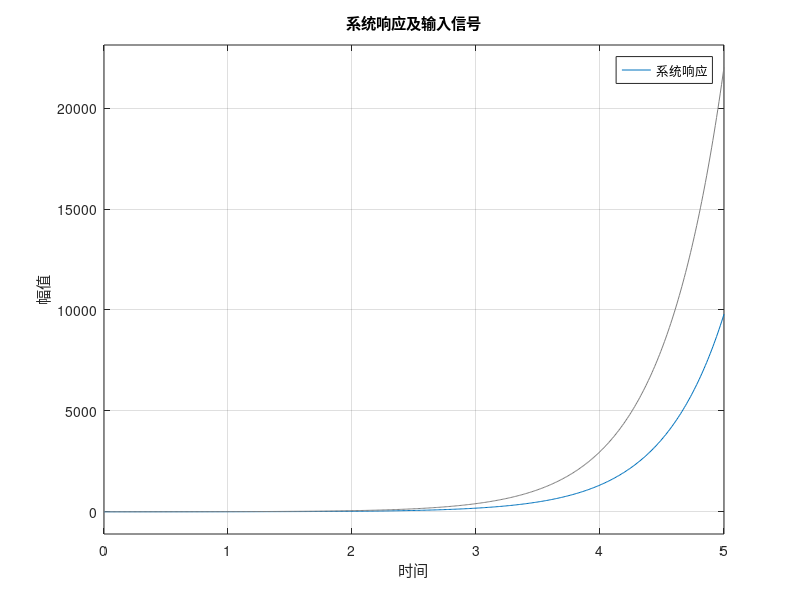

Source code (MATLAB):
a = [1, 2, 1];
b = [1, 2];
sys = tf(b, a);

t = 0:0.01:5;
f = exp(2 * t);

figure;
lsim(sys, f, t);
title('系统响应及输入信号');
xlabel('时间');
ylabel('幅值');
legend('系统响应');
grid on;

y = lsim(sys, f, t);

fprintf('时间(s)\t响应值\n');
for time = 0:1:5
    idx = find(t >= time, 1);
    fprintf('%.1f\t\t%.4f\n', t(idx), y(idx));
end
